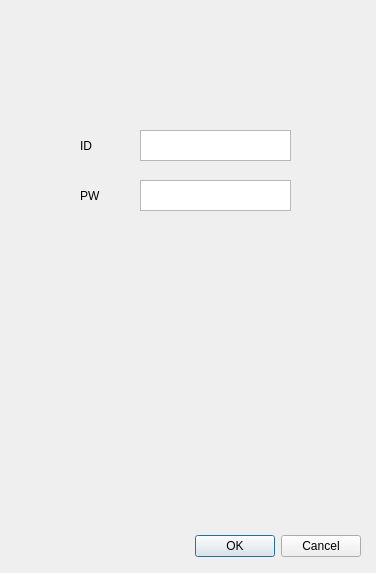
<?xml version="1.0" encoding="UTF-8"?>
<ui version="4.0">
 <class>Dialog</class>
 <widget class="QDialog" name="Dialog">
  <property name="geometry">
   <rect>
    <x>0</x>
    <y>0</y>
    <width>376</width>
    <height>573</height>
   </rect>
  </property>
  <property name="windowTitle">
   <string>Dialog</string>
  </property>
  <widget class="QDialogButtonBox" name="buttonBox">
   <property name="geometry">
    <rect>
     <x>20</x>
     <y>530</y>
     <width>341</width>
     <height>32</height>
    </rect>
   </property>
   <property name="orientation">
    <enum>Qt::Horizontal</enum>
   </property>
   <property name="standardButtons">
    <set>QDialogButtonBox::Cancel|QDialogButtonBox::Ok</set>
   </property>
  </widget>
  <widget class="QLabel" name="label">
   <property name="geometry">
    <rect>
     <x>80</x>
     <y>140</y>
     <width>56</width>
     <height>12</height>
    </rect>
   </property>
   <property name="text">
    <string>ID</string>
   </property>
  </widget>
  <widget class="QLabel" name="label_2">
   <property name="geometry">
    <rect>
     <x>80</x>
     <y>190</y>
     <width>56</width>
     <height>12</height>
    </rect>
   </property>
   <property name="text">
    <string>PW</string>
   </property>
  </widget>
  <widget class="QTextEdit" name="textEdit_2">
   <property name="geometry">
    <rect>
     <x>140</x>
     <y>130</y>
     <width>151</width>
     <height>31</height>
    </rect>
   </property>
  </widget>
  <widget class="QTextEdit" name="textEdit_3">
   <property name="geometry">
    <rect>
     <x>140</x>
     <y>180</y>
     <width>151</width>
     <height>31</height>
    </rect>
   </property>
  </widget>
 </widget>
 <resources/>
 <connections>
  <connection>
   <sender>buttonBox</sender>
   <signal>accepted()</signal>
   <receiver>Dialog</receiver>
   <slot>accept()</slot>
   <hints>
    <hint type="sourcelabel">
     <x>248</x>
     <y>254</y>
    </hint>
    <hint type="destinationlabel">
     <x>157</x>
     <y>274</y>
    </hint>
   </hints>
  </connection>
  <connection>
   <sender>buttonBox</sender>
   <signal>rejected()</signal>
   <receiver>Dialog</receiver>
   <slot>reject()</slot>
   <hints>
    <hint type="sourcelabel">
     <x>316</x>
     <y>260</y>
    </hint>
    <hint type="destinationlabel">
     <x>286</x>
     <y>274</y>
    </hint>
   </hints>
  </connection>
 </connections>
</ui>
